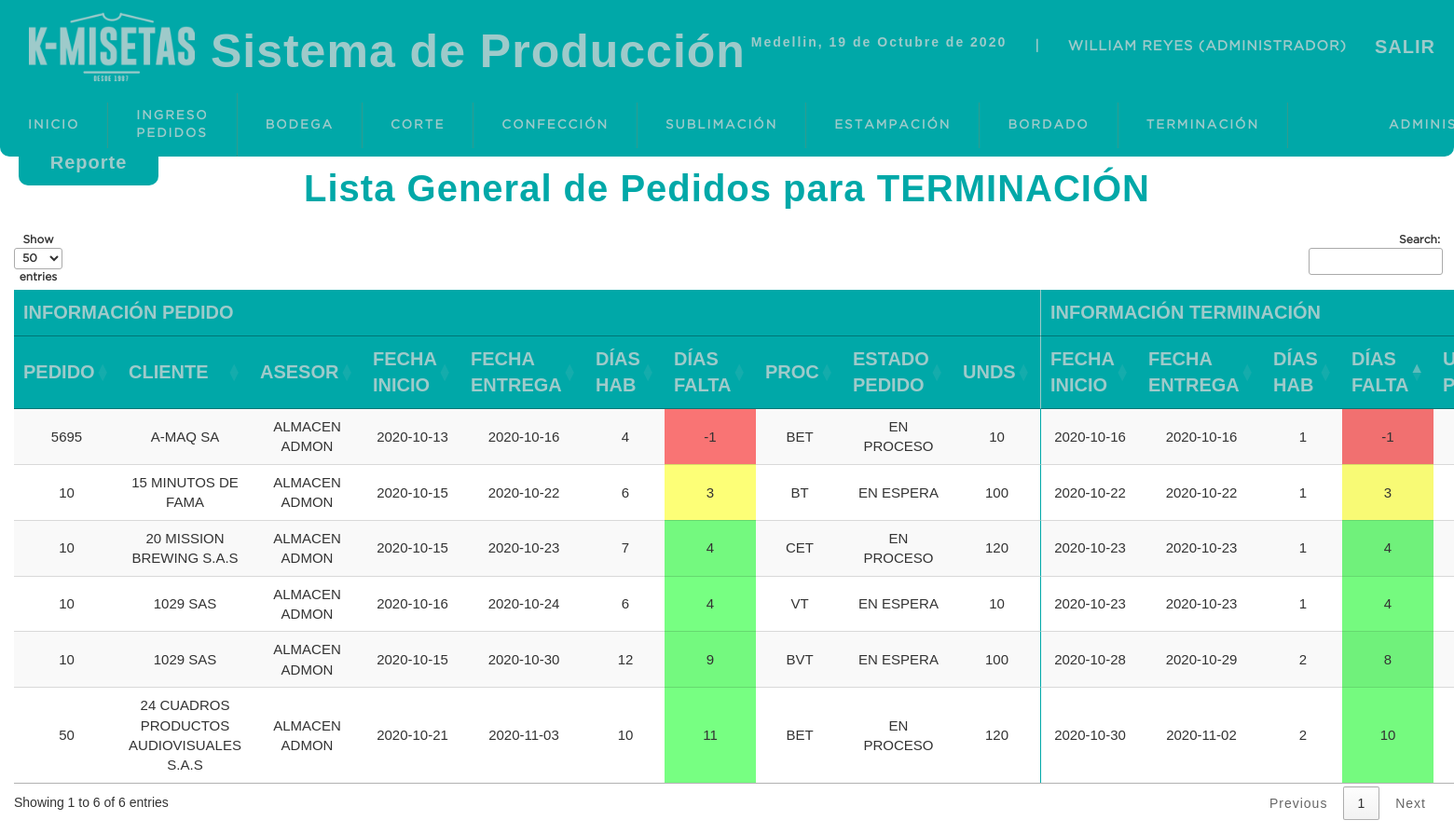
The app's page /sistema/listaterminaciongeneral.php (signed in), older data.
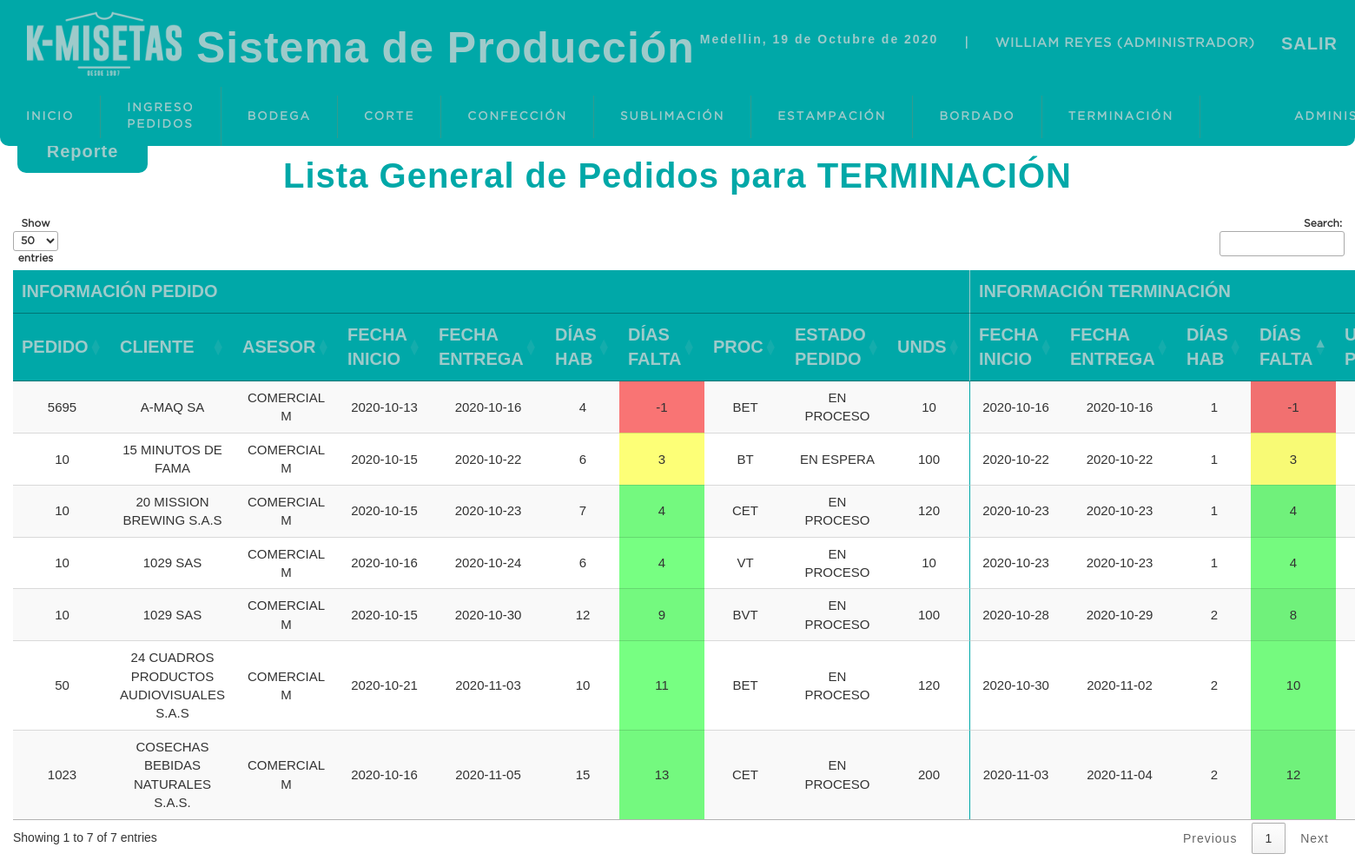
The same page, newer data.
### tables this page shows
CREATE TABLE `pedidos` (
  `idpedido` int(11) NOT NULL,
  `num_pedido` varchar(10) NOT NULL,
  `cliente` varchar(50) NOT NULL,
  `asesor` varchar(15) NOT NULL,
  `fecha_inicio` date NOT NULL,
  `fecha_fin` date NOT NULL,
  `dias_habiles` int(11) NOT NULL,
  `procesos` int(11) NOT NULL,
  `unds` int(11) NOT NULL,
  `fecha_ingreso` datetime NOT NULL DEFAULT current_timestamp(),
  `usuario` int(11) NOT NULL,
  `area_inicio` varchar(13) NOT NULL DEFAULT '0',
  `estado` int(11) NOT NULL DEFAULT 0
);

CREATE TABLE `procesos` (
  `idproceso` int(11) NOT NULL,
  `siglas` varchar(5) NOT NULL,
  `1` varchar(13) NOT NULL,
  `2` varchar(13) NOT NULL,
  `3` varchar(13) NOT NULL,
  `4` varchar(13) NOT NULL,
  `5` varchar(13) NOT NULL,
  `6` varchar(13) NOT NULL,
  `tiempo1` decimal(10,2) NOT NULL,
  `tiempo2` decimal(10,2) NOT NULL,
  `tiempo3` decimal(10,2) DEFAULT NULL,
  `tiempo4` decimal(10,2) DEFAULT NULL,
  `tiempo5` decimal(10,2) DEFAULT NULL,
  `tiempo6` decimal(10,2) DEFAULT NULL,
  `dias_habiles` int(11) NOT NULL
);

CREATE TABLE `estado` (
  `id_estado` int(11) NOT NULL,
  `estado` varchar(15) NOT NULL
);

CREATE TABLE `terminacion` (
  `idterminacion` int(11) NOT NULL,
  `pedido` int(11) NOT NULL,
  `iniciofecha` date NOT NULL,
  `finfecha` date NOT NULL,
  `dias` int(11) NOT NULL,
  `inicioprocesofecha` date DEFAULT NULL,
  `finprocesofecha` date DEFAULT NULL,
  `obs_terminacion` varchar(2000) DEFAULT NULL,
  `parcial` int(11) NOT NULL DEFAULT 0,
  `estado` int(11) NOT NULL DEFAULT 0,
  `usuario` int(11) DEFAULT NULL
);

### sistema/listaterminaciongeneral.php (the view, shortened to what the changed rows need)
<?php
include "../conexion.php";
?>
<!DOCTYPE html>
<html lang="es">
<head>
    <?php include "includes/scripts.php"?>
</head>
<body>
<?php
include "includes/header.php"?>
<section id="container">
<center><div style="width:100%">
<h1>Lista General de Pedidos para TERMINACIÓN</h1>
        <table id="tabla" class="display" >
         <thead>
            <tr class="titulo">
                <th style="border-right: 1px solid #9ecaca"colspan="10">Información Pedido</th>
                <th colspan="9"> Información terminación</th>
            </tr>
             <tr class="titulo">
                <th>Pedido</th>
                <th>Cliente</th>
                <th>Asesor</th>
                <th>Fecha Inicio  </th>
                <th>Fecha Entrega</th>
                <th>Días Hab</th>
                <th>Días Falta</th>
                <th>Proc</th>
                <th>Estado Pedido</th>
                <th style="border-right: 1px solid #9ecaca">Unds</th>
                <th>Fecha Inicio  </th>
                <th>Fecha Entrega</th>
                <th>Días Hab</th>
                <th>Días Falta</th>
                <th>Unds Parcial</th>
            </tr>
        </thead>
        <tbody>
            <?php
            function number_of_working_days($from, $to) {
                $workingDays = [1, 2, 3, 4, 5];
                $holidayDays = ['', '*', ''];
                $from = new DateTime($from);
                $to = new DateTime($to);
                $to->modify('+1 day');
                $interval = new DateInterval('P1D');
                $periods = new DatePeriod($from, $interval, $to);
                $days = 0;
                foreach ($periods as $period) {
                    if (!in_array($period->format('N'), $workingDays)) continue;
                    $days++;
                }
                return $days;
            }
            $query=mysqli_query($conexion, "SELECT pe.num_pedido, pe.cliente, pe.asesor, pe.fecha_inicio as 'iniciopedido',
            pe.fecha_fin as 'finpedido', pe.dias_habiles as 'diaspedido', pe.unds, pe.fecha_ingreso, pe.usuario,
            ter.idterminacion, ter.iniciofecha as 'inicioterminacion', ter.finfecha as 'finterminacion', ter.dias as 'diasterminacion',
            ter.inicioprocesofecha, ter.finprocesofecha, ter.parcial, us.usuario, ter.obs_terminacion, pr.siglas, es.estado, est.estado as 'estadopedido'
            FROM pedidos pe
            INNER JOIN procesos pr ON pe.procesos=pr.idproceso
            INNER JOIN terminacion ter ON pe.idpedido=ter.pedido
            INNER JOIN usuario us on pe.usuario=us.idusuario
            INNER JOIN estado es ON ter.estado=es.id_estado
            INNER JOIN estado est ON pe.estado=est.id_estado
            WHERE ter.estado<=2");
            $result=mysqli_num_rows($query);
            if ($result>0){
                while($data=mysqli_fetch_array($query)){
                    $unds=$data['unds'];
                    $parcial=$data['parcial'];
                    $falta=$unds-$parcial;
                    $hoy=date('Y-m-d');
                    $diapedido=$data['finpedido'];
                    $diaterminacion=$data['finterminacion'];
                    $estadopedido=$data['estadopedido'];
                    $diafaltapedido=  number_of_working_days($hoy, $diapedido)-1;
                    if($diafaltapedido<0){
                        $diafaltapedido=  -(number_of_working_days($diapedido, $hoy)-1);
                    }
                    $diafaltaterminacion=  number_of_working_days($hoy, $diaterminacion)-1;
                    if($diafaltaterminacion<0){
                        $diafaltaterminacion=  -(number_of_working_days($diaterminacion, $hoy)-1);
                    }
                    echo "
                    <tr>
                    <td>".$data['num_pedido']."</td>
                    <td>".$data['cliente']."</td>
                    <td>".$data['asesor']."</td>
                    <td>".$data['iniciopedido']."</td>
                    <td>".$data['finpedido']."</td>
                    <td>".$data['diaspedido']."</td>";
                    if($diafaltapedido>3){
                       echo "<td class=\"greentable\">".$diafaltapedido."</td>";
                    }elseif($diafaltapedido>=0){
                        echo "<td class=\"yellowtable\">".$diafaltapedido."</td>";
                    }else{
                        echo "<td class=\"redtable\">".$diafaltapedido."</td>";
                    }
                   echo " <td>".$data['siglas']."</td>
                    <td>".$estadopedido."</td>
                    <td style=\"border-right: 1px solid #00a8a8\">".$unds."</td>
                    <td>".$data['inicioterminacion']."</td>
                    <td>".$data['finterminacion']."</td>
                    <td>".$data['diasterminacion']."</td>";
                    if($diafaltaterminacion>3){
                        echo "<td class=\"greentable\">".$diafaltaterminacion."</td>";
                     }elseif($diafaltaterminacion>=0){
                         echo "<td class=\"yellowtable\">".$diafaltaterminacion."</td>";
                     }else{
                         echo "<td class=\"redtable\">".$diafaltaterminacion."</td>";
                     }
                    echo "<td>".$parcial."</td>
                    <td>".$falta."</td>
                    <td>".$data['obs_terminacion']."</td>
                    <td>".$data['estado']."</td>
                    <td><div>
                    <a title=\"Editar\"class=\"link_edit\"href=\"editar_terminacion.php?id=".$data['idterminacion']."\"><span class=\"glyphicon glyphicon-pencil\" aria-hidden=\"true\"></span></a>
                    <a title=\"Finalizar\"class=\"link_edit\"href=\"finalizar_terminacion.php?id=".$data['idterminacion']."\"><span class=\"glyphicon glyphicon-ok\" aria-hidden=\"true\"></span></a>
                    <a title=\"Anular\"class=\"link_delete\"href=\"anular_terminacion.php?id=".$data['idterminacion']."\"><span class=\"glyphicon glyphicon-trash\" aria-hidden=\"true\"></span></a>
                    </div>
                    </td>
                    </tr>                    ";
                }
            }
            ?>
         </tbody>
        </table>
</div></center>
</body>
</html>

Row changes from the older to the newer data that the page shows:
changed pedidos "15 MINUTOS DE FAMA": asesor "ALMACEN ADMON" → "COMERCIAL M"
changed pedidos "BVT": asesor "ALMACEN ADMON" → "COMERCIAL M"; estado.estado "EN ESPERA" → "EN PROCESO"
changed pedidos "20 MISSION BREWING S.A.S": asesor "ALMACEN ADMON" → "COMERCIAL M"
changed pedidos "VT": asesor "ALMACEN ADMON" → "COMERCIAL M"; estado.estado "EN ESPERA" → "EN PROCESO"
changed pedidos "24 CUADROS PRODUCTOS AUDIOVISUALES S.A.S": asesor "ALMACEN ADMON" → "COMERCIAL M"
changed pedidos "A-MAQ SA": asesor "ALMACEN ADMON" → "COMERCIAL M"
added pedidos: num_pedido "1023", cliente "COSECHAS BEBIDAS NATURALES S.A.S.", asesor "COMERCIAL M", fecha_inicio "2020-10-16", fecha_fin "2020-11-05", dias_habiles "15", fecha_fin "13", procesos.siglas "CET", estado.estado "EN PROCESO", unds "200", terminacion.iniciofecha "2020-11-03", terminacion.finfecha "2020-11-04", terminacion.dias "2", terminacion.finfecha "12"
Text that changed along with them:
text written by a page script: "Show entries Search: Showing 1 to 6 of 6 entries Previous 1 Next" → "Show entries Search: Showing 1 to 7 of 7 entries Previous 1 Next"
